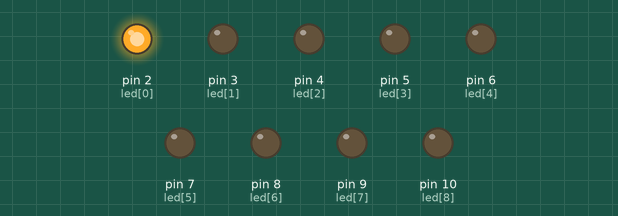
The sketch below on a simulated Arduino Uno, built with avr-gcc and run on an emulated ATmega328P. Shown: output pins drawn as LEDs (lit = HIGH).

Above: at 0.5 s.
At 1.5 s:
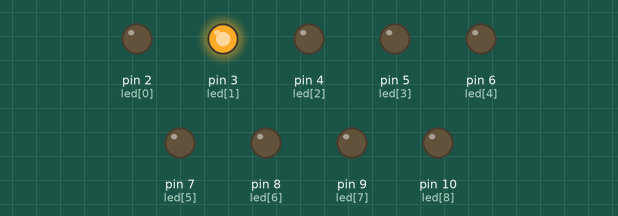
At 5.5 s:
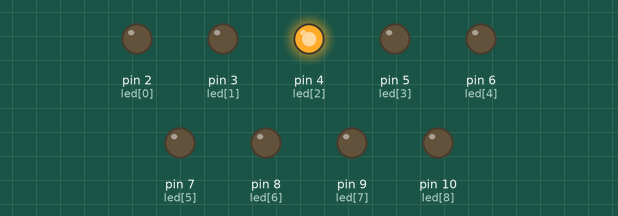
Timing chart, 0 to 7.0 s (numbered marks = the images above):
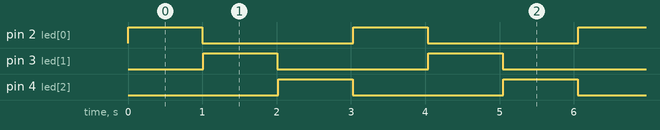

The sketch:

control_theTraficSignal_using_aRemote.ino
```cpp
   #include <IRremote.h>

int RECV_PIN = A0;
int led[]={2,3,4,5,6,7,8,9,10};

IRrecv irrecv(RECV_PIN);
decode_results results;

void setup()
{
  Serial.begin(9600);

  for(int i=0;i<10;i++)
  {
     pinMode(led[i],OUTPUT);
  };

  irrecv.enableIRIn();
}

void loop() {


                 digitalWrite(led[0],HIGH);
                 delay(1000);
                 digitalWrite(led[0],LOW);
                 delay(10);

          xx();
                digitalWrite(led[1],HIGH);
                  delay(1000);
                            digitalWrite(led[1],LOW);
                 delay(10);

                     xx();

                 digitalWrite(led[2],HIGH);
                  delay(1000);
              digitalWrite(led[2],LOW);
                 delay(10);
           xx();

 }
  void xx()
  {
     if (irrecv.decode(&results))
  {
        switch (results.value)
        {


            case 0xFF52AD:
            //9

                 digitalWrite(led[0],HIGH);
                 delay(5000);
                 digitalWrite(led[0],LOW);
                 delay(10);


            break ;


         }
            irrecv.resume();
            delay(100);
    }}
```

Measured:
- by itself, pin 2 (led[0]), pin 3 (led[1]), pin 4 (led[2]): alternates HIGH for 1.0 s and LOW for 2.0 s
- by itself, everything shown: repeats every 3.0 s, in 6 steps
